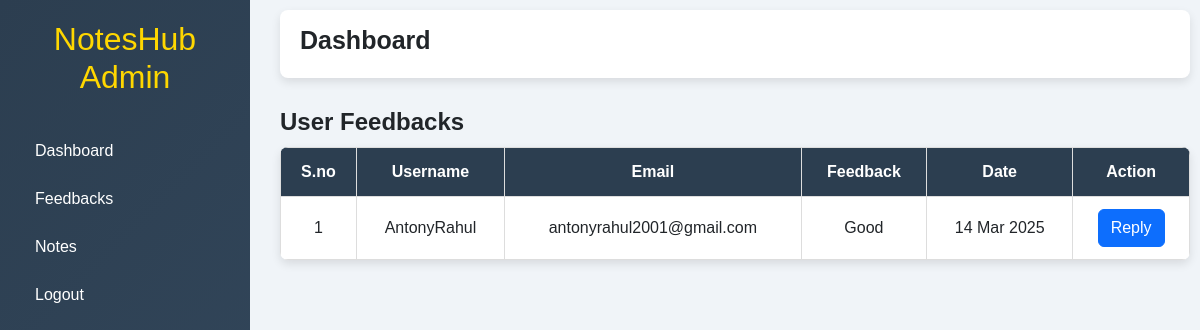
The page /admin/feedback.php (signed in) on the database as committed earlier.
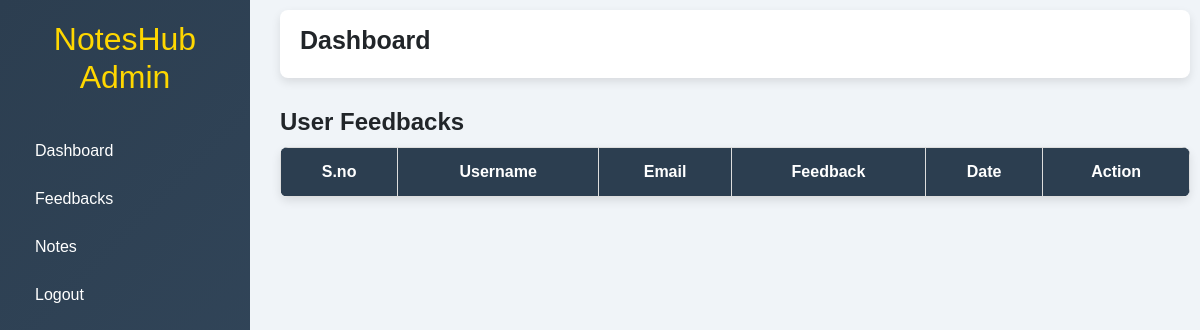
The same page on the database as committed later.
### tables this page shows
CREATE TABLE `feedbacks` (
  `id` int(11) NOT NULL,
  `name` varchar(255) NOT NULL,
  `email` varchar(255) NOT NULL,
  `message` text NOT NULL,
  `created_at` timestamp NOT NULL DEFAULT current_timestamp()
);

### admin/feedback.php (the view, shortened to what this page needs)
<?php
require '../db/db.php';
$result = $conn->query("SELECT * FROM feedbacks ORDER BY created_at DESC");
?>
<!DOCTYPE html>
<html lang="en">
<head>
    <link rel="stylesheet" href="https://cdn.jsdelivr.net/npm/bootstrap@5.3.0/dist/css/bootstrap.min.css">
</head>
<body>
    <div class="sidebar">
        <h2>NotesHub Admin</h2>
        <a href="./dashboard.php">Dashboard</a>
        <a href="./feedback.php">Feedbacks</a>
        <a href="./notespage.php">Notes</a>
        <a href="./logout.php">Logout</a>
    </div>
    <div class="main-content">
        <div class="dashboard-header">
            <h2>Dashboard</h2>
        </div>
        <div class="feedback-list">
            <h4>User Feedbacks</h4>
            <table>
                <thead>
                    <tr>
                        <th>S.no</th>
                        <th>Username</th>
                        <th>Email</th>
                        <th>Feedback</th>
                        <th>Date</th>
                        <th>Action</th>
                    </tr>
                </thead>
                <tbody>
                    <?php
                    $sno = 1;
                    while ($row = $result->fetch_assoc()) {
                        $email = htmlspecialchars($row['email']);
                        $subject = "Response to your Feedback";
                        echo "<tr>";
                        echo "<td>" . $sno . "</td>";
                        echo "<td>" . htmlspecialchars($row['name']) . "</td>";
                        echo "<td>" . htmlspecialchars($row['email']) . "</td>";
                        echo "<td>" . htmlspecialchars($row['message']) . "</td>";
                        echo "<td>" . date("d M Y", strtotime($row['created_at'])) . "</td>";
                        echo "<td>
                        <a href='https://mail.google.com/mail/?view=cm&fs=1&to=$email&su=" . urlencode($subject) . "' target='_blank' class='btn btn-primary'>
                            Reply
                        </a>
                      </td>";
                        echo "</tr>";
                        $sno++;
                    }
                    ?>
                </tbody>
            </table>
        </div>
    </div>
</body>
</html>

Rows that differ between the two databases and show on the page:
removed feedbacks: name "AntonyRahul", email "antonyrahul2001@gmail.com", message "Good", created_at "14 Mar 2025"
